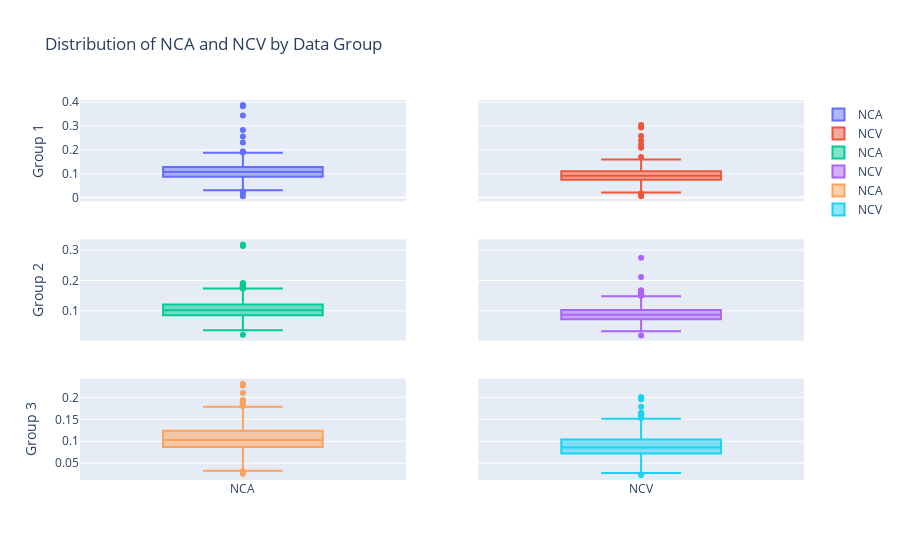

This figure's notebook cell:
### Code cell
import pandas as pd
import plotly.express as px
from plotly.subplots import make_subplots
import plotly.graph_objects as go

# Create the DataFrame as you've shown

# Get unique data_group and event_type combinations
data_groups = df["data_group"].unique()

# Create subplots
fig = make_subplots(rows=len(data_groups), cols=2, shared_xaxes=True, shared_yaxes=True)

row = 1  # Initialize the row

for data_group in data_groups:
    subset = df[df["data_group"] == data_group]

    # Create box plots for NCA and NCV
    fig.add_trace(go.Box(y=subset["NCA"], name="NCA", orientation="v"), row=row, col=1)
    fig.add_trace(go.Box(y=subset["NCV"], name="NCV", orientation="v"), row=row, col=2)

    fig.update_yaxes(title_text=f"Group {data_group}", row=row, col=1)

    row += 1  # Move to the next row

# Update the overall title (optional)
fig.update_layout(title_text="Distribution of NCA and NCV by Data Group")

# Show the figure
fig.show()

### Figure 1 — Plotly figure (JSON) as saved in the notebook; plotly's stock layout.template omitted (floating-point values rounded to 4 significant figures; data arrays with more than 128 entries replaced by an {"elided": "..."} marker saying what was removed)
{"data": [{"name": "NCA", "orientation": "v", "type": "box", "xaxis": "x", "y": {"elided": "1160 float values"}, "yaxis": "y"}, {"name": "NCV", "orientation": "v", "type": "box", "xaxis": "x2", "y": {"elided": "1160 float values"}, "yaxis": "y2"}, {"name": "NCA", "orientation": "v", "type": "box", "xaxis": "x3", "y": {"elided": "600 float values"}, "yaxis": "y3"}, {"name": "NCV", "orientation": "v", "type": "box", "xaxis": "x4", "y": {"elided": "600 float values"}, "yaxis": "y4"}, {"name": "NCA", "orientation": "v", "type": "box", "xaxis": "x5", "y": {"elided": "920 float values"}, "yaxis": "y5"}, {"name": "NCV", "orientation": "v", "type": "box", "xaxis": "x6", "y": {"elided": "920 float values"}, "yaxis": "y6"}], "layout": {"title": {"text": "Distribution of NCA and NCV by Data Group"}, "xaxis": {"anchor": "y", "domain": [0, 0.45], "matches": "x5", "showticklabels": false}, "xaxis2": {"anchor": "y2", "domain": [0.55, 1], "matches": "x6", "showticklabels": false}, "xaxis3": {"anchor": "y3", "domain": [0, 0.45], "matches": "x5", "showticklabels": false}, "xaxis4": {"anchor": "y4", "domain": [0.55, 1], "matches": "x6", "showticklabels": false}, "xaxis5": {"anchor": "y5", "domain": [0, 0.45]}, "xaxis6": {"anchor": "y6", "domain": [0.55, 1]}, "yaxis": {"anchor": "x", "domain": [0.7333, 1], "title": {"text": "Group 1"}}, "yaxis2": {"anchor": "x2", "domain": [0.7333, 1], "matches": "y", "showticklabels": false}, "yaxis3": {"anchor": "x3", "domain": [0.3667, 0.6333], "title": {"text": "Group 2"}}, "yaxis4": {"anchor": "x4", "domain": [0.3667, 0.6333], "matches": "y3", "showticklabels": false}, "yaxis5": {"anchor": "x5", "domain": [0, 0.2667], "title": {"text": "Group 3"}}, "yaxis6": {"anchor": "x6", "domain": [0, 0.2667], "matches": "y5", "showticklabels": false}}}
